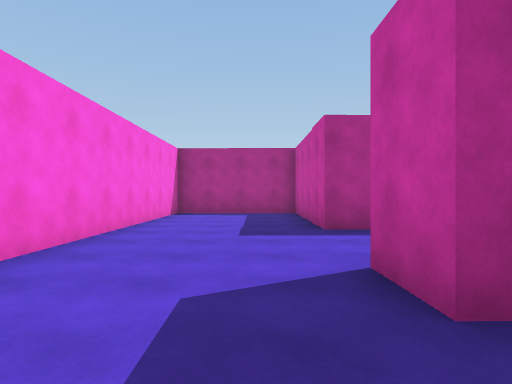
View 1 (above)

22 first-person views from a walk through a scene from a Unity 3-D project. The camera is 1.3 m above the floor, looks level and sees 75° across. The floor is counted in squares, 2 m on a side. Each view is taken from the middle of a square. On the plan, view 1 faces up. The plan holds only what a view shows up to about 10 squares ahead; the rest is blank. The player character is not drawn. Surface patterns are stand-ins for the level's own textures.

View 2
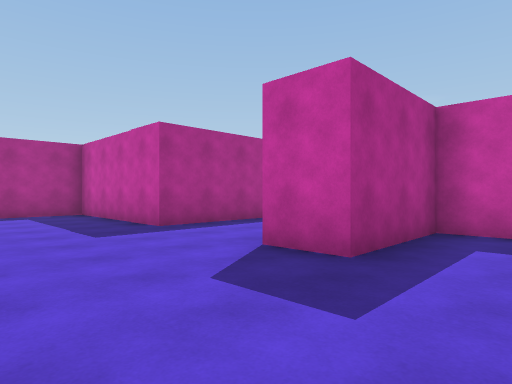

View 3
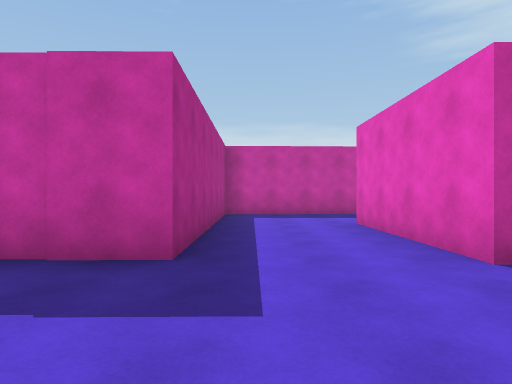

View 4
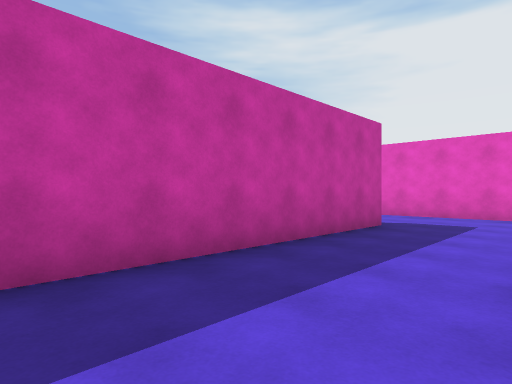

View 5
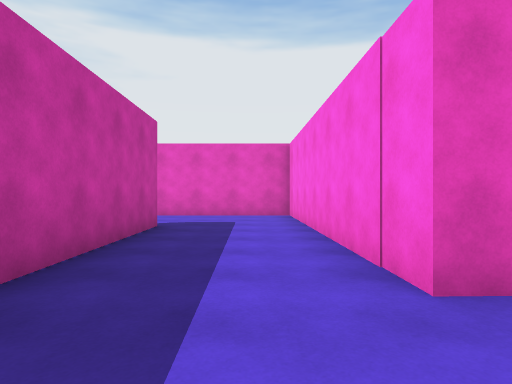

View 6
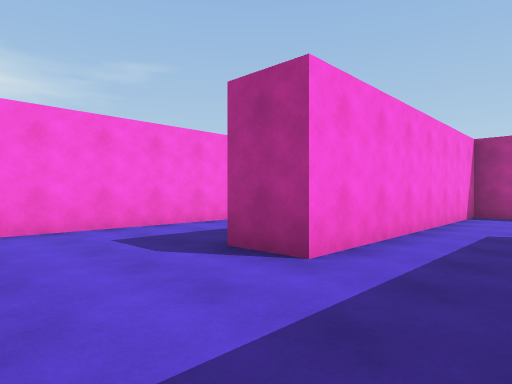

View 7
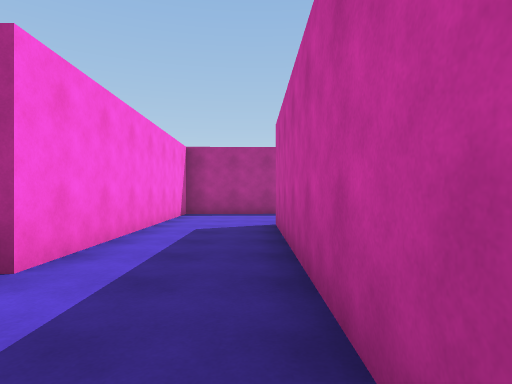

View 8
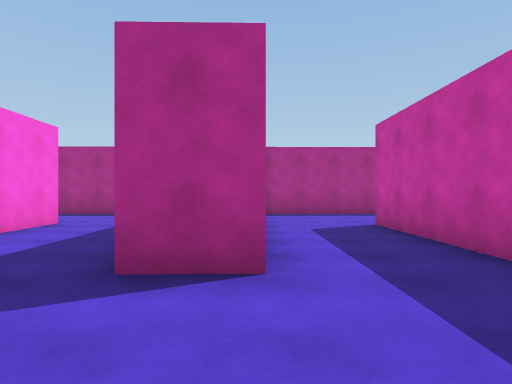

View 9
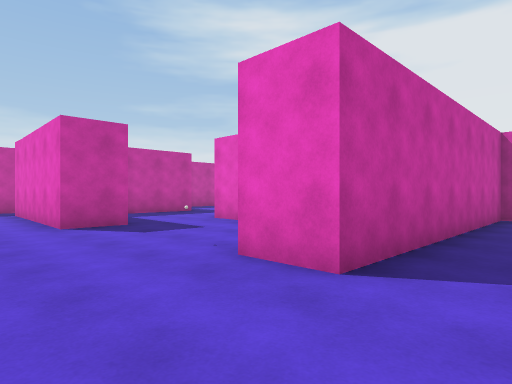

View 10
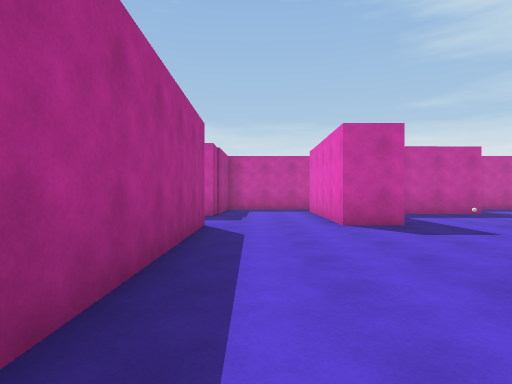

View 11
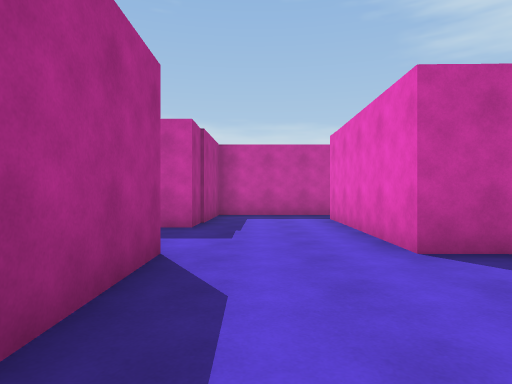

View 12
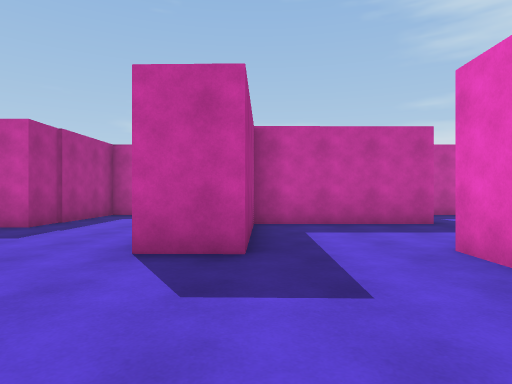

View 13
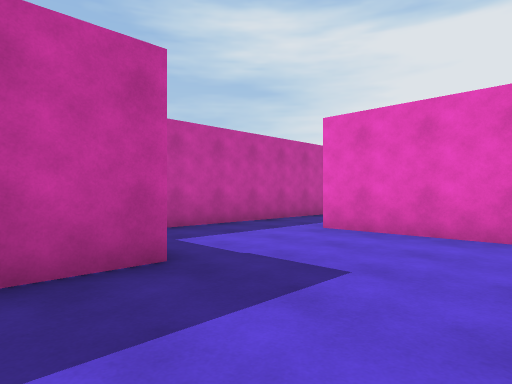

View 14
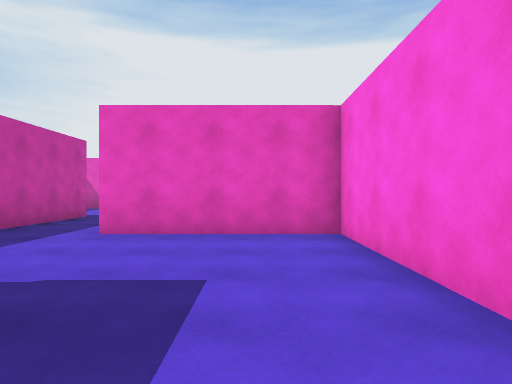

View 15
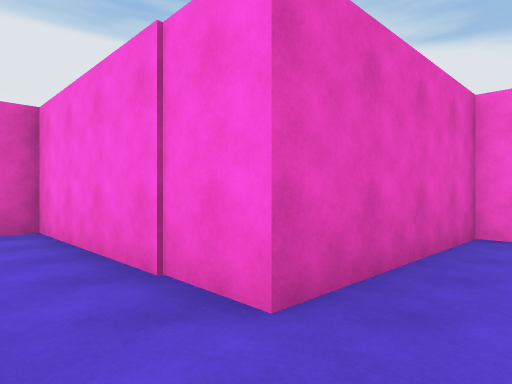

View 16
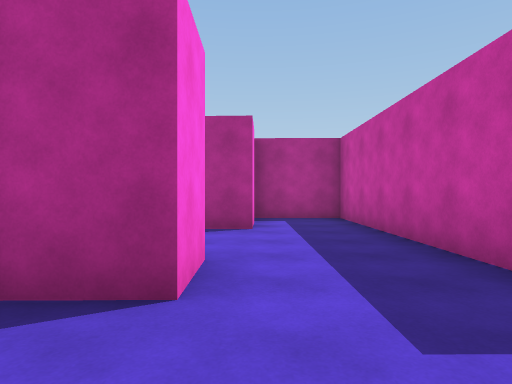

View 17
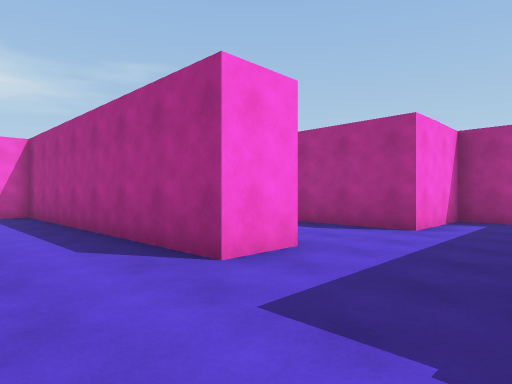

View 18
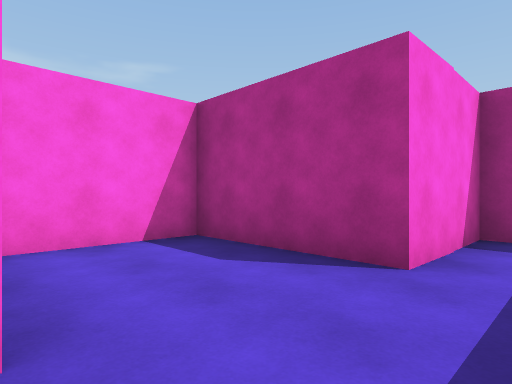

View 19
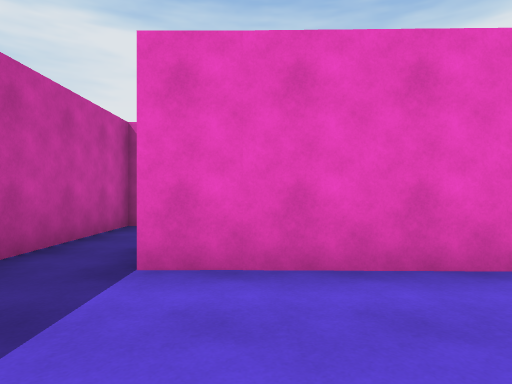

View 20
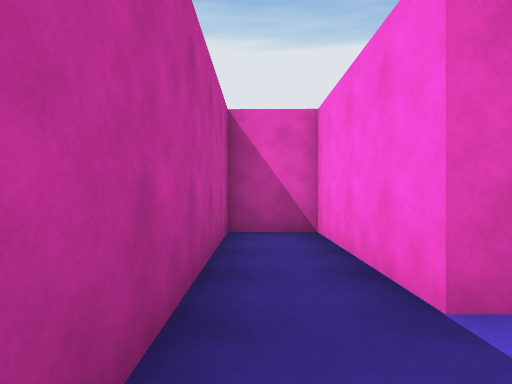

View 21
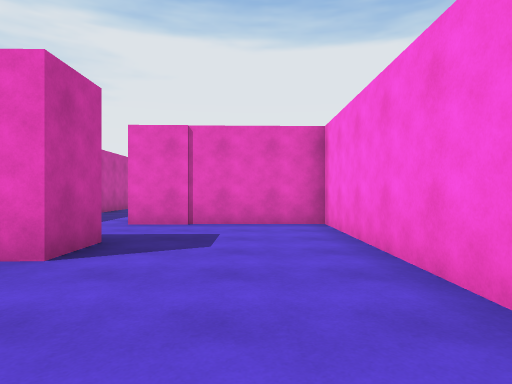

View 22
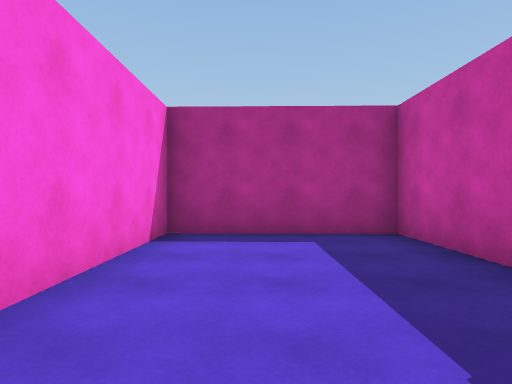

### Floor plan
Ten units are one square. View 1 is at (0, 0); x grows to the right and y downward. Boxes are objects, and circles mark ways between rooms. Rooms are numbered by the first view taken in them; rooms with no view inside come last. Other rooms are left out.
<svg viewBox="-29 -108 259 167">
<path fill="none" stroke="#000" d="M90 -34 91 13 79 14 77 -59 11 -58 10 -102 -24 -103 -24 8 4 7M11 -17 11 -29 49 -29 51 43 92 43M114 43 114 -27M174 -21 165 -21 165 -33 210 -32 210 3 225 3 224 -61 191 -60 191 -75M165 -73 165 -60 89 -59 90 -34M126 -3 126 1 167 2M114 -27 127 -27M198 17 198 -20M167 2 167 52 205 51M225 54 225 30M193 -20 174 -21"/>
<circle cx="105" cy="-25" r="3" fill="#2a7"/>
<circle cx="170" cy="-5" r="3" fill="#2a7"/>
<text x="50" y="-30">1</text>
<text x="160" y="-30">2</text>
<text x="190" y="30">3</text>
</svg>
Room 1 opens to room 2. Room 2 opens to room 3.

Where each view was taken, in squares from view 1:
view 1: 0 up, 0 right, facing up
view 2: 0 up, 2 left, facing up-right
view 3: 5 up, 2 left, facing right
view 4: 5 up, 5 right, facing down-right
view 5: 5 up, 6 right, facing down
view 6: 4 down, 11 right, facing up-left
view 7: 4 down, 11 right, facing up
view 8: 4 down, 9 right, facing up
view 9: 5 up, 10 right, facing down-right
view 10: 5 up, 10 right, facing right
view 11: 5 up, 13 right, facing right
view 12: 2 up, 13 right, facing right
view 13: 0 up, 17 right, facing down-right
view 14: 0 up, 18 right, facing down
view 15: 1 up, 18 right, facing down-left
view 16: 4 up, 17 right, facing up
view 17: 4 up, 19 right, facing up-left
view 18: 7 up, 18 right, facing up-left
view 19: 6 up, 20 right, facing down
view 20: 5 up, 22 right, facing down
view 21: 6 up, 1 left, facing down
view 22: 5 up, 1 left, facing up
